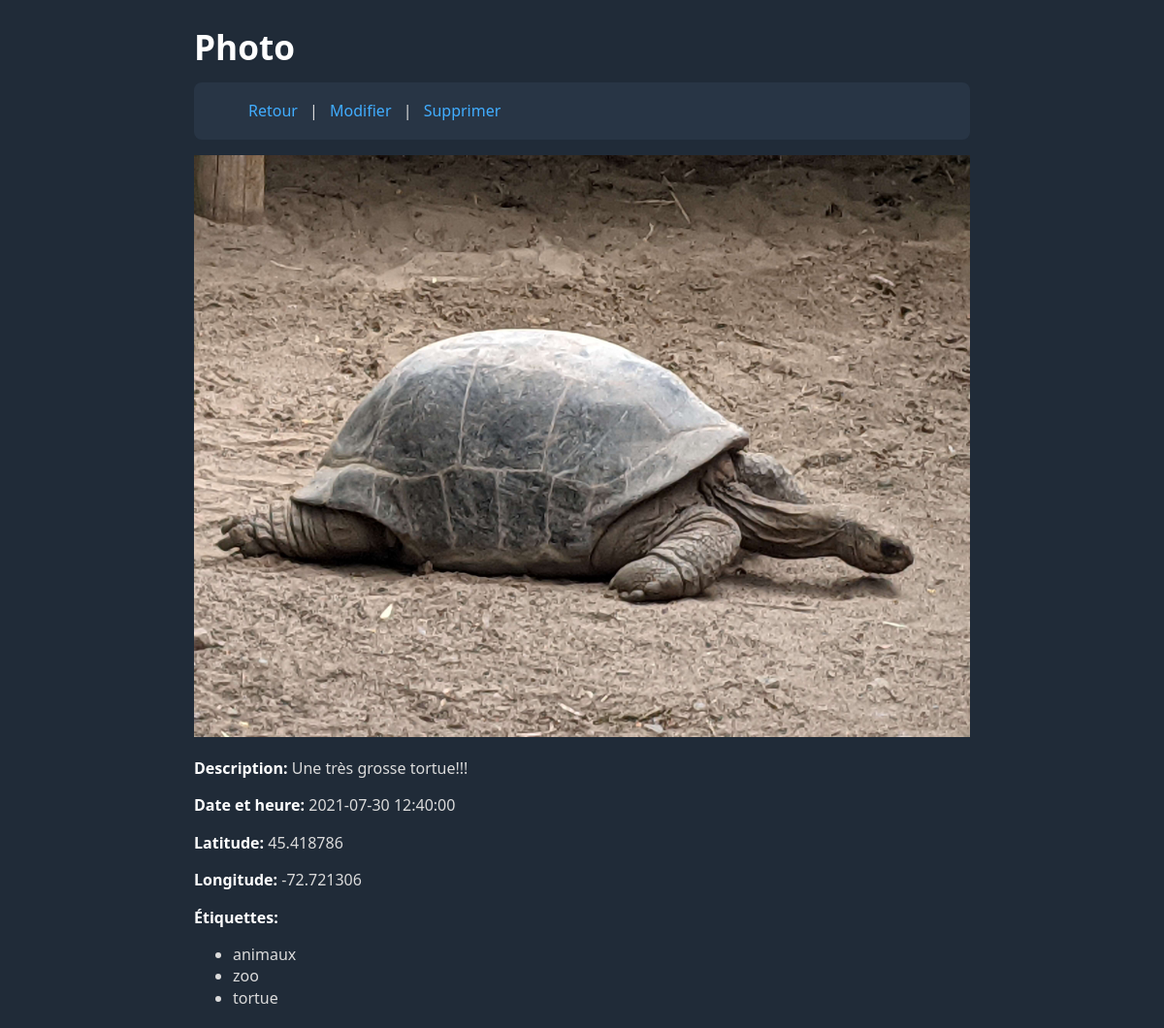
Page /?action=view_photo&id=6 on the committed database.
### tables this page shows
CREATE TABLE photo (
    id INT AUTO_INCREMENT PRIMARY KEY,
    description TEXT NOT NULL DEFAULT '',
    timestamp DATETIME DEFAULT NULL,
    latitude DOUBLE DEFAULT NULL,
    longitude DOUBLE DEFAULT NULL,
    filepath VARCHAR(4096)
);

### controllers/view_photo.php (called while the page is built, shortened)
<?php
require_once(__DIR__ . '/../models/photo.php');
class ViewPhotoController {
    private $model;
    public function __construct($db) {
        $this->model = new PhotoModel($db);
    }
    public function handle($get) {
        $photo = $this->model->get($get['id']);
        include(__DIR__ . '/../views/view_photo.php');
    }
}
?>

### models/photo.php (called while the page is built, shortened)
<?php
class PhotoModel {
    private $db;
    public function __construct($db) {
        $this->db = $db;
    }
    public function get($id) {
        $query = $this->db->prepare("SELECT id, description, timestamp, latitude, longitude, filepath FROM photo WHERE id = ?");
        $query->execute([$id]);
        $photo = $query->fetch();
        $query = $this->db->prepare("SELECT name FROM tag INNER JOIN photo_tag ON tag.id = photo_tag.tag_id WHERE photo_tag.photo_id = ?");
        $query->execute([$id]);
        $tags = $query->fetchAll();
        $photo['tags'] = [];
        foreach ($tags as $tag) {
            $photo['tags'][] = $tag['name'];
        }
        return $photo;
    }
}
?>

### views/view_photo.php (the view, shortened to what this page needs)
<?php
require_once(__DIR__ . '/../helpers.php');
?>
<body>
<h1>Photo</h1>
<nav>
    <ul>
        <li><a href="?">Retour</a></li>
        <li><a href="?action=edit_photo&id=<?= $photo['id'] ?>">Modifier</a></li>
        <li>
            <a
                href="?action=delete_photo&id=<?= $photo['id'] ?>"
                onclick="return confirm('Voulez-vous vraiment supprimer cette photo?')"
            >
                Supprimer
            </a>
        </li>
    </ul>
</nav>
<img src="<?= $photo['filepath'] ?>" />
<p><strong>Description: </strong><?= $photo['description'] ?></p>
<p><strong>Date et heure: </strong><?= $photo['timestamp'] ?></p>
<p><strong>Latitude: </strong><?= $photo['latitude'] ?></p>
<p><strong>Longitude: </strong><?= $photo['longitude'] ?></p>
<p><strong>Étiquettes: </strong></p>
<ul>
    <?php foreach ($photo['tags'] as $tag): ?>
        <li><?= $tag ?></li>
    <?php endforeach; ?>
</ul>
</body>
</html>

### water.css (style rules this page uses)
:root { --background-body: #202b38; --background: #161f27; --background-alt: #1a242f; --selection: #1c76c5; --text-main: #dbdbdb; --text-bright: #fff; --text-muted: #a9b1ba; --links: #41adff; --focus: #0096bfab; --border: #526980; --code: #ffbe85; --animation-duration: 0.1s; --button-base: #0c151c; --button-hover: #040a0f; --scrollbar-thumb: var(--button-hover); --scrollbar-thumb-hover: rgb(0, 0, 0); --form-placeholder: #a9a9a9; --form-text: #fff; --variable: #d941e2; --highlight: #efdb43; }
html { scrollbar-color: #040a0f #202b38; scrollbar-color: var(--scrollbar-thumb) var(--background-body); scrollbar-width: thin; }
body { font-family: system-ui, -apple-system, BlinkMacSystemFont, 'Segoe UI', 'Roboto', 'Oxygen', 'Ubuntu', 'Cantarell', 'Fira Sans', 'Droid Sans', 'Helvetica Neue', 'Segoe UI Emoji', 'Apple Color Emoji', 'Noto Color Emoji', sans-serif; line-height: 1.4; max-width: 800px; margin: 20px auto; padding: 0 10px; word-wrap: break-word; color: #dbdbdb; color: var(--text-main); background: #202b38; background: var(--background-body); text-rendering: optimizeLegibility; }
h1 { font-size: 2.2em; margin-top: 0; }
h1, h2, h3, h4, h5, h6 { margin-bottom: 12px; margin-top: 24px; }
h1 { color: #fff; color: var(--text-bright); }
strong { color: #fff; color: var(--text-bright); }
h1, h2, h3, h4, h5, h6, b, strong, th { font-weight: 600; }
::placeholder { color: #a9a9a9; color: var(--form-placeholder); }
a { text-decoration: none; color: #41adff; color: var(--links); }
img, video { max-width: 100%; height: auto; }

### gallery.css (style rules this page uses)
nav { background-color: #283545; border-radius: 8px; padding: 2px 16px; margin-bottom: 16px; }
nav li { display: inline; margin: 0; padding: 0; }
nav li:not(:last-child)::after { content: " | "; margin: 0 8px; }

### rows in the picture
photo: filepath (picture), description "Une très grosse tortue!!!", timestamp "2021-07-30 12:40:00", latitude "45.418786", longitude "-72.721306"

### other values in the picture
$tag "animaux"
$tag "zoo"
$tag "tortue"
